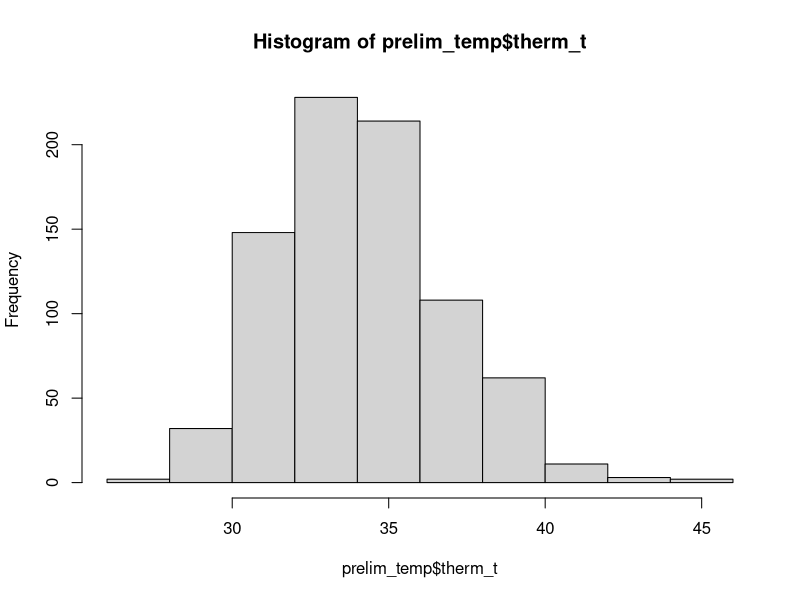
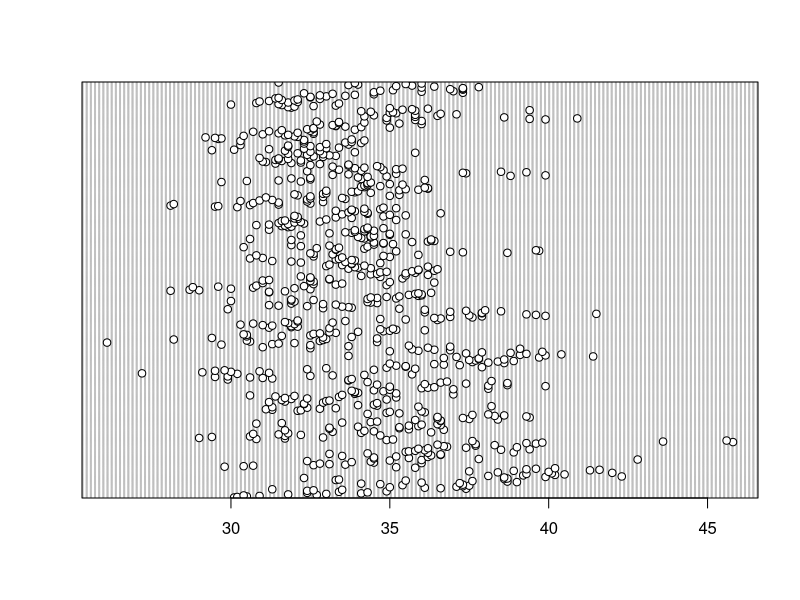
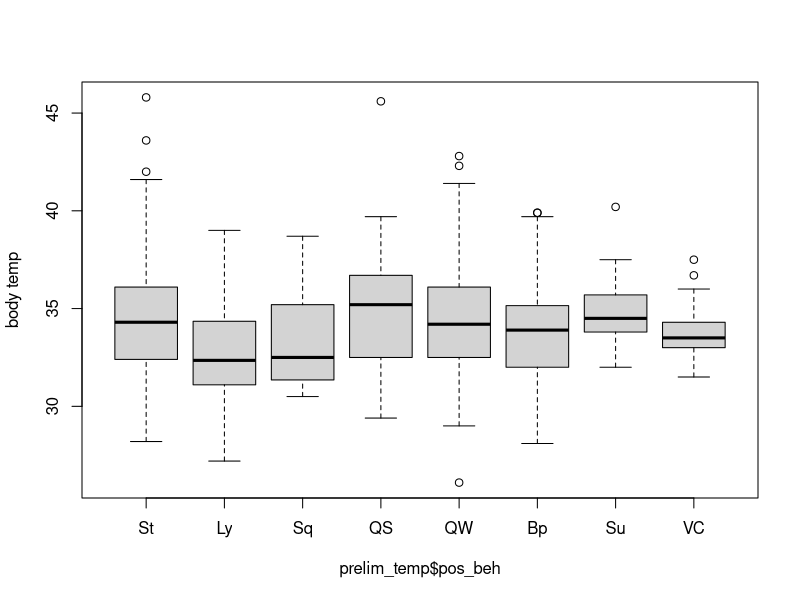
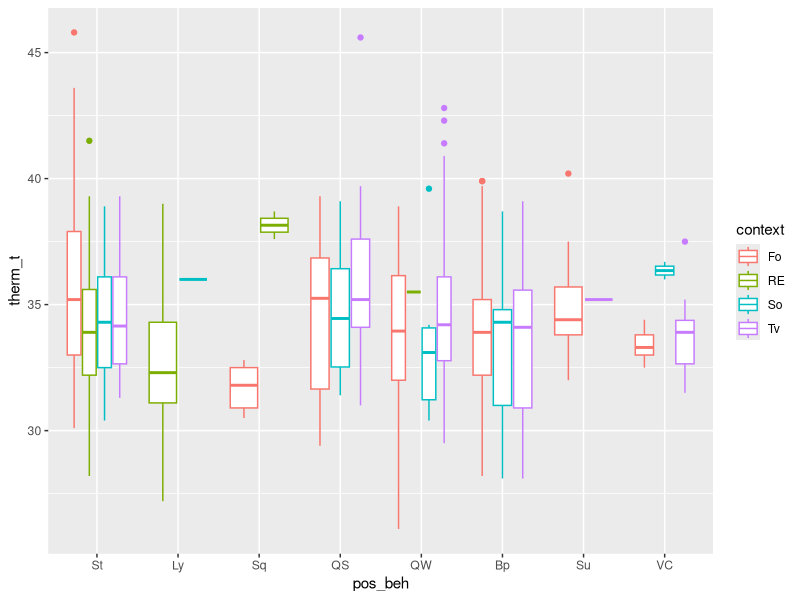
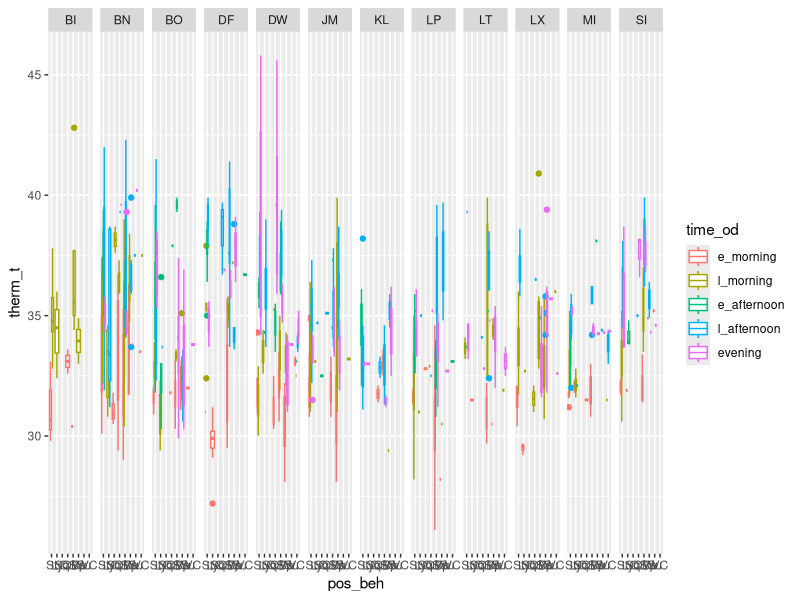
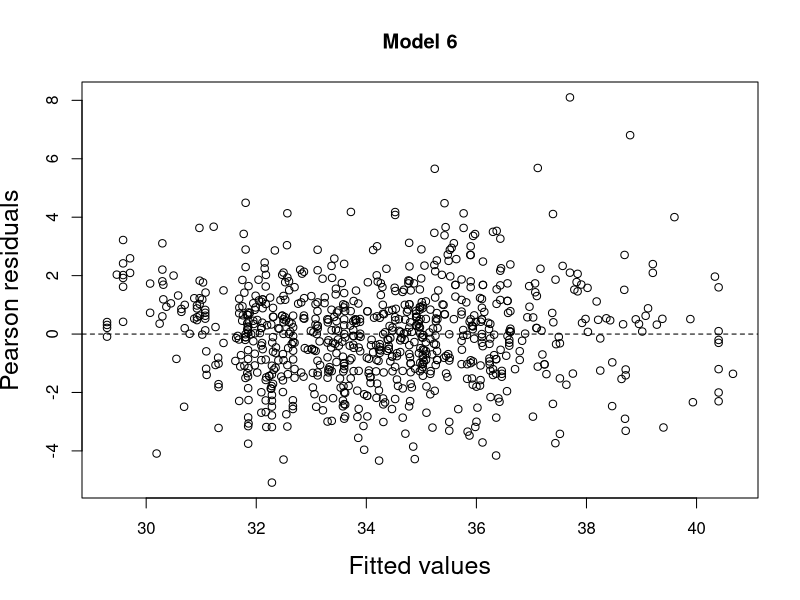
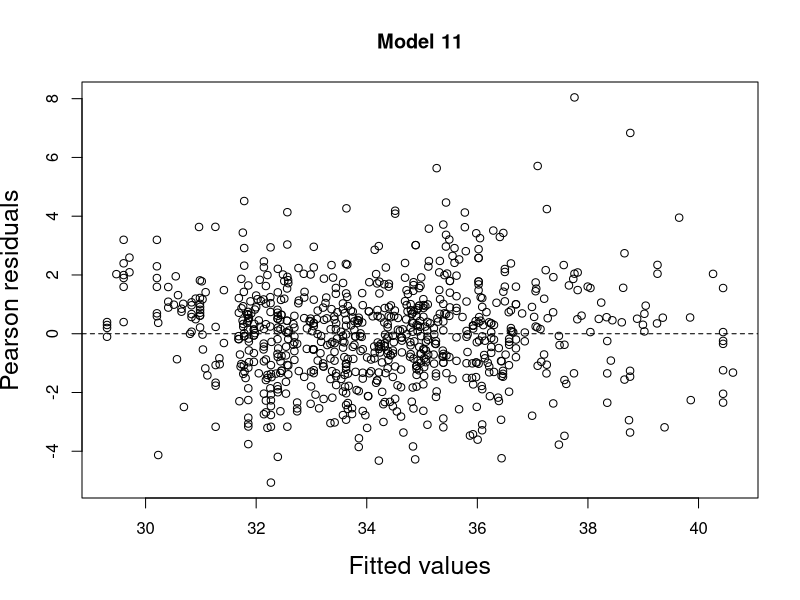
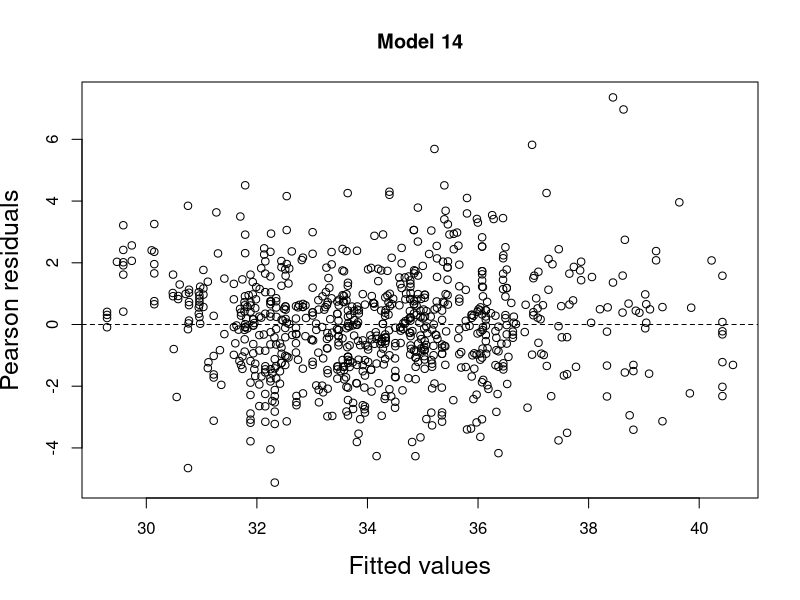

Write R code to recreate these figures, in order.
# load libraries
library(tidyverse) 
library(readr) 
library(lubridate)
library(magrittr)
library(ggplot2)
library(car)
library(emmeans)
library(lme4)

#read in data
prelim_tidy <- read_csv("_data/_tidy/prelim_data_tidycols.csv")
View(prelim_tidy)

bipedal_data <- read_csv("_summary/bipedal_table.csv")
View(bipedal_data)

#Omit any missing values:
summary(is.na(prelim_tidy))

prelim_temp<-na.omit(prelim_tidy)
View(prelim_temp)

#Combine positional behaviors into smaller categories
# suspensory = Cb, Br & QM
#Vertical climb and cling together
prelim_temp$pos_beh[prelim_temp$pos_beh == "Cb"] <- "Su"
prelim_temp$pos_beh[prelim_temp$pos_beh == "Br"] <- "Su"
prelim_temp$pos_beh[prelim_temp$pos_beh == "QM"] <- "Su"
prelim_temp$pos_beh[prelim_temp$pos_beh == "Vci"] <- "VC"
prelim_temp$pos_beh[prelim_temp$pos_beh == "Abp"] <- "Bp"
prelim_temp$pos_beh[prelim_temp$pos_beh == "BpS"] <- "Bp"
prelim_temp$pos_beh[prelim_temp$pos_beh == "BpW"] <- "Bp"

############
##re-order levels
prelim_temp$time_od <- factor(prelim_temp$time_od, levels = c("e_morning", "l_morning", "e_afternoon", "l_afternoon", "evening"))
prelim_temp$pos_beh <- factor(prelim_temp$pos_beh, levels = c("St","Ly", "Sq", "QS", "QW", "Bp", "Su", "VC"))

##change to factor & numeric
factor_cols <- c("pos_beh","context", "substrate", "hab_type", "individual")
numeric_cols <- c("sun", "therm_t", "t_lo", "t_hi")

prelim_temp[factor_cols] <- lapply(prelim_temp[factor_cols], as.factor)

prelim_temp[numeric_cols] <- lapply(prelim_temp[numeric_cols], as.numeric)


###
hist(prelim_temp$therm_t)
dotchart(prelim_temp$therm_t)
boxplot(prelim_temp$therm_t ~ prelim_temp$pos_beh,  ylab="body temp")

# Plot response against each predictor and random effect. 
ggplot(prelim_temp, aes(pos_beh, therm_t, color=context))+
  geom_boxplot()

ggplot(prelim_temp, aes(pos_beh, therm_t, color=time_od))+
  geom_boxplot()+
  facet_grid(.~individual)

##
with(prelim_temp, table(pos_beh, hab_type))
with(prelim_temp, table(pos_beh, time_od))
with(prelim_temp, table(pos_beh, hab_type, time_od))

## choosing models
##GLMER

### full model
therm_mod <- lmer(therm_t ~ pos_beh + time_od + sun + date + hab_type + context + 
                     (1|individual) + pos_beh*hab_type + pos_beh*sun + time_od*sun,
                     data = prelim_temp)

##minus pos_beh/sun interaction
therm_mod2 <- lmer(therm_t ~ pos_beh + time_od + sun + date + hab_type + context + 
                    (1|individual) + pos_beh*hab_type + time_od*sun,
                  data = prelim_temp)

##plus pos_beh*sun, minus pos_beh*hab_type
therm_mod3 <- lmer(therm_t ~ pos_beh + time_od + sun + date + hab_type + context + 
                     (1|individual) + pos_beh*sun + time_od*sun,
                   data = prelim_temp)

##minus interactions with pos_beh
therm_mod4 <- lmer(therm_t ~ pos_beh + time_od + sun + date + hab_type + context + 
                    (1|individual) + time_od*sun,
                  data = prelim_temp)

##minus time_od interaction
therm_mod5 <- lmer(therm_t ~ pos_beh + time_od + sun + date + hab_type + context + 
                     (1|individual) + pos_beh*sun,
                   data = prelim_temp)

##minus all interactions
therm_mod6 <- lmer(therm_t ~ pos_beh + time_od + sun + date + hab_type + context + 
                     (1|individual),
                   data = prelim_temp)

####compare interaction models
AIC(therm_mod3, therm_mod4, therm_mod5, therm_mod6) ###lowest AIC is with no interaction (3226.904; DF: 23)
                                               ###second lowest is time_od*sun (3255.461, DF: 27)
                                               ###continue forward with time_od*sun & no interactions
###############################################################
##time_od*sun models
## minus context 
therm_mod7 <- lmer(therm_t ~ pos_beh + time_od + sun + date + hab_type + 
                     (1|individual) + time_od*sun,
                   data = prelim_temp)

##minus hab_type
therm_mod8 <- lmer(therm_t ~ pos_beh + time_od + sun + date + context + 
                     (1|individual) + time_od*sun,
                   data = prelim_temp)

##minus date
therm_mod9 <- lmer(therm_t ~ pos_beh + time_od + sun + hab_type + context + 
                     (1|individual) + time_od*sun,
                   data = prelim_temp)

##minus hab_type & context
therm_mod10 <- lmer(therm_t ~ pos_beh + time_od + sun + date + 
                     (1|individual) + time_od*sun,
                   data = prelim_temp)
###Compare models
AIC(therm_mod7, therm_mod8, therm_mod9, therm_mod10) ##model 7 and 10 are lowest (3247.068 & 3248.205, resp.)
                                      ##model 8 isn't far off, though, (3255. 603) 
                                 ##and it may be important to include context

###############################################################################
###no interactions
## minus context 
therm_mod11 <- lmer(therm_t ~ pos_beh + time_od + sun + date + hab_type + 
                     (1|individual), data = prelim_temp)

##minus hab_type
therm_mod12 <- lmer(therm_t ~ pos_beh + time_od + sun + date + context + 
                     (1|individual), data = prelim_temp)

##minus date
therm_mod13 <- lmer(therm_t ~ pos_beh + time_od + sun + hab_type + context + 
                     (1|individual), data = prelim_temp)

##minus hab_type & context
therm_mod14 <- lmer(therm_t ~ pos_beh + time_od + sun + date + 
                      (1|individual), data = prelim_temp)

###Compare models
AIC(therm_mod11, therm_mod12, therm_mod13, therm_mod14) ##models 11 and 14 are lowest (3218.163 & 3218.819, resp.)

###compare between types of models
AIC(therm_mod4, therm_mod6, therm_mod7, therm_mod10, therm_mod8, therm_mod11, therm_mod14)
        ##best models (11, 14, 6) exclude context and exclude interactions
        ##run a few more tests and include one with the interaction still (model 7)

### more comparison #########
anova(therm_mod6, therm_mod7) ##not nested, so can't run
anova(therm_mod6, therm_mod11) ##no signif
anova(therm_mod6, therm_mod14) ##no signif
anova(therm_mod11, therm_mod14) ##significance, so model 11 better than 14
                          #####think I'll choose model 11 since it includes habitat type
                        ##### and it's AIC value is best (3218.163 vs. 3226.904 (model 6) & 3218.819 (model 14))

#####################################################################
#extract residuals 
###model 6
E1 <- resid(therm_mod6, type = "pearson")

#plot fitted vs residuals
F1 <- fitted(therm_mod6, type = "response")

plot(x = F1, 
     y = E1, 
     xlab = "Fitted values",
     ylab = "Pearson residuals", 
     main = "Model 6",
     cex.lab = 1.5)
abline(h = 0, lty = 2)

### model 11 ###########
E2 <- resid(therm_mod11, type = "pearson")

#plot fitted vs residuals
F2 <- fitted(therm_mod11, type = "response")

plot(x = F2, 
     y = E2, 
     xlab = "Fitted values",
     ylab = "Pearson residuals", 
     main = "Model 11",
     cex.lab = 1.5)
abline(h = 0, lty = 2)

### model 14 ###########
E3 <- resid(therm_mod14, type = "pearson")

#plot fitted vs residuals
F3 <- fitted(therm_mod14, type = "response")

plot(x = F3, 
     y = E3, 
     xlab = "Fitted values",
     ylab = "Pearson residuals", 
     main = "Model 14",
     cex.lab = 1.5)
abline(h = 0, lty = 2)

### model 7 ###########
E4 <- resid(therm_mod7, type = "pearson")

#plot fitted vs residuals
F4 <- fitted(therm_mod7, type = "response")

plot(x = F4, 
     y = E4, 
     xlab = "Fitted values",
     ylab = "Pearson residuals", 
     main = "Model 7",
     cex.lab = 1.5)
abline(h = 0, lty = 2)

### residual plots all seem relatively normal; cloud around horizontal axis, indicating a good fit
###################################################################
##Model 11 - includes pos_beh, time_od, sun, date, hab_type and (1|individual) 
E2 <- resid(therm_mod11, type = "pearson")

#plot fitted vs residuals
F2 <- fitted(therm_mod11, type = "response")

plot(x = F2, 
     y = E2, 
     xlab = "Fitted values",
     ylab = "Pearson residuals", 
     main = "Model 11",
     cex.lab = 1.5)
abline(h = 0, lty = 2)

boxplot(E2 ~ pos_beh, data=prelim_temp) 
boxplot(E2 ~ time_od, data=prelim_temp)
plot(x=prelim_temp$sun, y=E2)
boxplot(E2 ~ hab_type, data=prelim_temp)
plot(x=prelim_temp$date, y=E2)

model.matrix(therm_mod11)

##summary
summary(therm_mod11) 

##confidence intervals 
confint(therm_mod11) ##maybe I don't need habitat in there because none of the levels are significant

##model 14
summary(therm_mod14)
confint(therm_mod14)


##### OMIT OUTLIERS ###
prelim_temp2 <- prelim_temp
prelim_temp2$therm_t[prelim_temp2$therm_t >= 42] <- NA

View(prelim_temp2)

prelim_temp3<-na.omit(prelim_temp2)
View(prelim_temp3)

#Vertical climb and cling together
prelim_temp3$pos_beh[prelim_temp3$pos_beh == "Cb"] <- "Su"
prelim_temp3$pos_beh[prelim_temp3$pos_beh == "Br"] <- "Su"
prelim_temp3$pos_beh[prelim_temp3$pos_beh == "QM"] <- "Su"
prelim_temp3$pos_beh[prelim_temp3$pos_beh == "Vci"] <- "VC"
prelim_temp3$pos_beh[prelim_temp3$pos_beh == "Abp"] <- "Bp"
prelim_temp3$pos_beh[prelim_temp3$pos_beh == "BpS"] <- "Bp"
prelim_temp3$pos_beh[prelim_temp3$pos_beh == "BpW"] <- "Bp"

############
##re-order levels
prelim_temp3$time_od <- factor(prelim_temp3$time_od, levels = c("e_morning", "l_morning", "e_afternoon", "l_afternoon", "evening"))
prelim_temp3$pos_beh <- factor(prelim_temp3$pos_beh, levels = c("St","Ly", "Sq", "QS", "QW", "Bp", "Su", "VC"))

###change to factor & numeric
factor_cols <- c("pos_beh","context", "substrate", "hab_type", "individual")
numeric_cols <- c("sun", "therm_t", "t_lo", "t_hi")

prelim_temp3[factor_cols] <- lapply(prelim_temp3[factor_cols], as.factor)

prelim_temp3[numeric_cols] <- lapply(prelim_temp3[numeric_cols], as.numeric)

str(prelim_temp3)

###check model minus outliers
##model 11 with outliers
therm_mod11 <- lmer(therm_t ~ pos_beh + time_od + sun + date + hab_type + 
                      (1|individual), data = prelim_temp)
summary(therm_mod11)
confint(therm_mod11)

##model minus outliers
mod_2 <- lmer(therm_t ~ pos_beh + time_od + sun + date + hab_type + 
                (1|individual), data = prelim_temp3)
summary(mod_2)
confint(mod_2)


##plotting residuals
##model 11
E2 <- resid(therm_mod11, type = "pearson")

#plot fitted vs residuals
F2 <- fitted(therm_mod11, type = "response")

plot(x = F2, 
     y = E2, 
     xlab = "Fitted values",
     ylab = "Pearson residuals", 
     main = "Model 11",
     cex.lab = 1.5)
abline(h = 0, lty = 2)

##mod_2
E5 <- resid(mod_2, type = "pearson")

#plot fitted vs residuals
F5 <- fitted(mod_2, type = "response")

plot(x = F5, 
     y = E5,
     xlab = "Fitted values",
     ylab = "Pearson residuals", 
     main = "Model",
     cex.lab = 1.5)
abline(h = 0, lty = 2)
